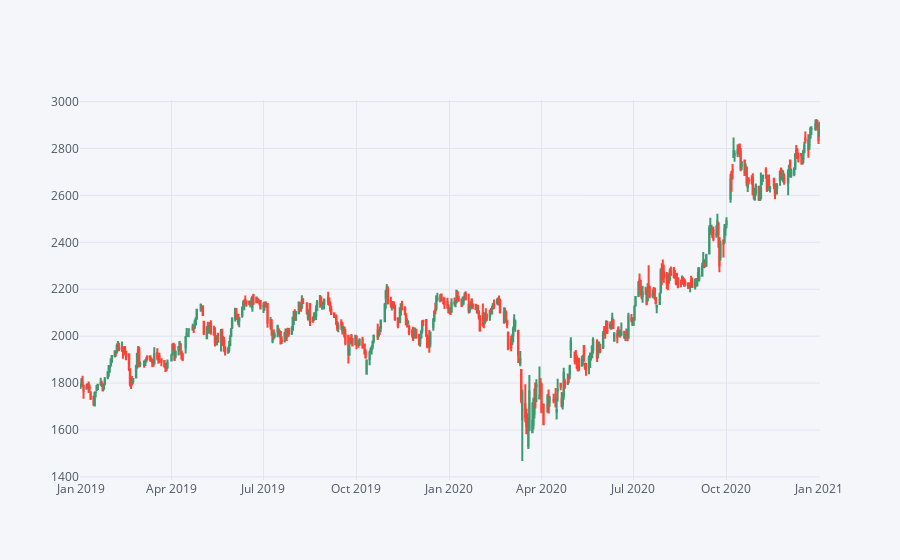

The cell this chart's notebook holds for it:
### Code cell
#Candle Plot which is only used for plotting stock data
ts.loc['2019-01-01':'2021-01-01'].iplot(kind='candle')

### Figure 1 — Plotly figure (JSON) as saved in the notebook; plotly's stock layout.template omitted (floating-point values rounded to 4 significant figures; data arrays with more than 128 entries replaced by an {"elided": "..."} marker saying what was removed)
{"data": [{"close": {"elided": "493 float values"}, "high": {"elided": "493 float values"}, "low": {"elided": "493 float values"}, "open": {"elided": "493 float values"}, "showlegend": false, "type": "candlestick", "x": {"elided": "493 str values"}, "yaxis": "y2"}], "layout": {"legend": {"bgcolor": "#F5F6F9", "font": {"color": "#4D5663"}}, "paper_bgcolor": "#F5F6F9", "plot_bgcolor": "#F5F6F9", "title": {"font": {"color": "#4D5663"}}, "xaxis": {"gridcolor": "#E1E5ED", "rangeslider": {"visible": false}, "showgrid": true, "tickfont": {"color": "#4D5663"}, "title": {"font": {"color": "#4D5663"}, "text": ""}, "zerolinecolor": "#E1E5ED"}, "yaxis": {"gridcolor": "#E1E5ED", "showgrid": true, "showticklabels": false, "tickfont": {"color": "#4D5663"}, "title": {"font": {"color": "#4D5663"}, "text": ""}, "zerolinecolor": "#E1E5ED"}, "yaxis2": {"gridcolor": "#E1E5ED", "showgrid": true, "tickfont": {"color": "#4D5663"}, "title": {"font": {"color": "#4D5663"}, "text": ""}, "zerolinecolor": "#E1E5ED"}}}
